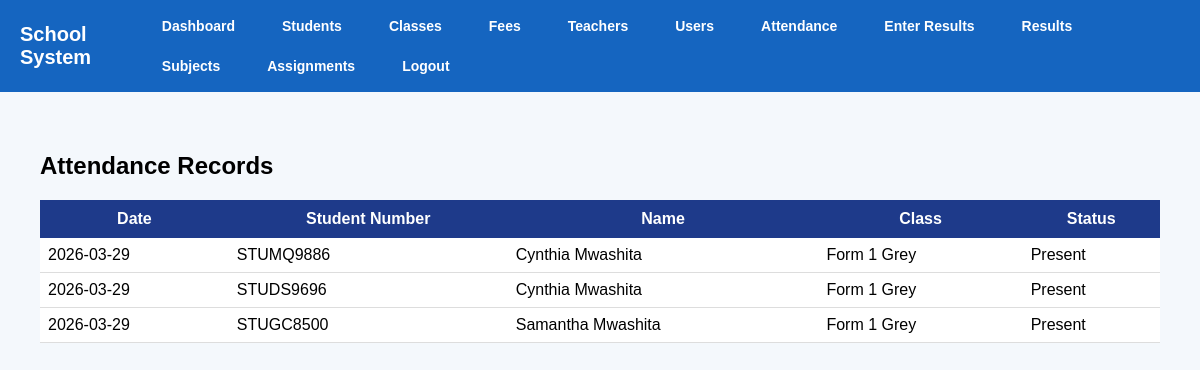
Page /attendance_records (signed in) on the committed database.
### tables this page shows
CREATE TABLE attendance (
            id INTEGER PRIMARY KEY AUTOINCREMENT,
            student_id INTEGER,
            class_name TEXT,
            date TEXT,
            status TEXT
        );

CREATE TABLE students (
            id INTEGER PRIMARY KEY AUTOINCREMENT,
            first_name TEXT NOT NULL,
            last_name TEXT NOT NULL,
            gender TEXT,
            dob TEXT,
            class_name TEXT
        , boarding_status TEXT, guardian2_name TEXT, guardian2_phone TEXT, student_number TEXT, birthday TEXT, enrollment_date TEXT, leaving_year TEXT, home_address TEXT, mailing_address TEXT, student_phone TEXT, medical_info TEXT, emergency_contact TEXT, guardian1_relationship TEXT, guardian1_whatsapp TEXT, guardian1_email TEXT, guardian2_relationship TEXT, guardian2_whatsapp TEXT, guardian2_email TEXT, guardian1_name TEXT, guardian1_phone TEXT, current_status TEXT);

### app.py (the view)
@app.route("/attendance_records")
@login_required
@roles_required("admin", "director", "teacher")
def attendance_records():
    conn = get_db()
    cursor = conn.cursor()
    cursor.execute("""
        SELECT a.*, s.first_name, s.last_name, s.student_number
        FROM attendance a
        JOIN students s ON a.student_id = s.id
        ORDER BY a.date DESC, s.first_name, s.last_name
    """)
    attendance_records = cursor.fetchall()
    conn.close()
    return render_template("attendance_records.html", attendance_records=attendance_records)

### app.py (called while the page is built)
def get_db():
    database_url = os.environ.get("DATABASE_URL")
    if database_url:
        conn = psycopg2.connect(database_url, cursor_factory=RealDictCursor)
    else:
        conn = sqlite3.connect("school.db")
        conn.row_factory = sqlite3.Row
    return conn

def login_required(f):
    @wraps(f)
    def wrapper(*args, **kwargs):
        if "user_id" not in session:
            flash("Please log in first.", "warning")
            return redirect(url_for("login"))
        return f(*args, **kwargs)
    return wrapper

def roles_required(*allowed_roles):
    def decorator(f):
        @wraps(f)
        def wrapper(*args, **kwargs):
            if "user_id" not in session:
                flash("Please log in first.", "warning")
                return redirect(url_for("login"))
            if session.get("role") not in allowed_roles:
                flash("You are not allowed to access that page.", "danger")
                return redirect(url_for("dashboard"))
            return f(*args, **kwargs)
        return wrapper
    return decorator

### templates/attendance_records.html
{% extends "base.html" %}
{% block content %}
<div class="container">
    <h2>Attendance Records</h2>
    {% if attendance_records %}
    <table>
        <thead>
            <tr>
                <th>Date</th>
                <th>Student Number</th>
                <th>Name</th>
                <th>Class</th>
                <th>Status</th>
            </tr>
        </thead>
        <tbody>
            {% for record in attendance_records %}
            <tr>
                <td>{{ record.date }}</td>
                <td>{{ record.student_number }}</td>
                <td>{{ record.first_name }} {{ record.last_name }}</td>
                <td>{{ record.class_name }}</td>
                <td>{{ record.status }}</td>
            </tr>
            {% endfor %}
        </tbody>
    </table>
    {% else %}
        <p>No attendance records found yet.</p>
    {% endif %}
</div>
{% endblock %}

### static/style.css (style rules this page uses)
body { font-family: Arial, sans-serif; background-color: #f4f6f9; margin: 0; padding: 0; }
.container { padding: 30px; }
table { width: 100%; border-collapse: collapse; background: white; }
th { background-color: #1e3a8a; color: white; padding: 10px; }
td { padding: 8px; border-bottom: 1px solid #ddd; }

### templates/base.html (style rules this page uses)
body { margin: 0; font-family: Arial, sans-serif; background: #f4f8fc; }
.container { padding: 20px; }

### rows in the picture
attendance: date "2026-03-29", student_number "STUMQ9886", first_name "Cynthia", last_name "Mwashita", class_name "Form 1 Grey", status "Present"
attendance: date "2026-03-29", student_number "STUDS9696", first_name "Cynthia", last_name "Mwashita", class_name "Form 1 Grey", status "Present"
attendance: date "2026-03-29", student_number "STUGC8500", first_name "Samantha", last_name "Mwashita", class_name "Form 1 Grey", status "Present"
